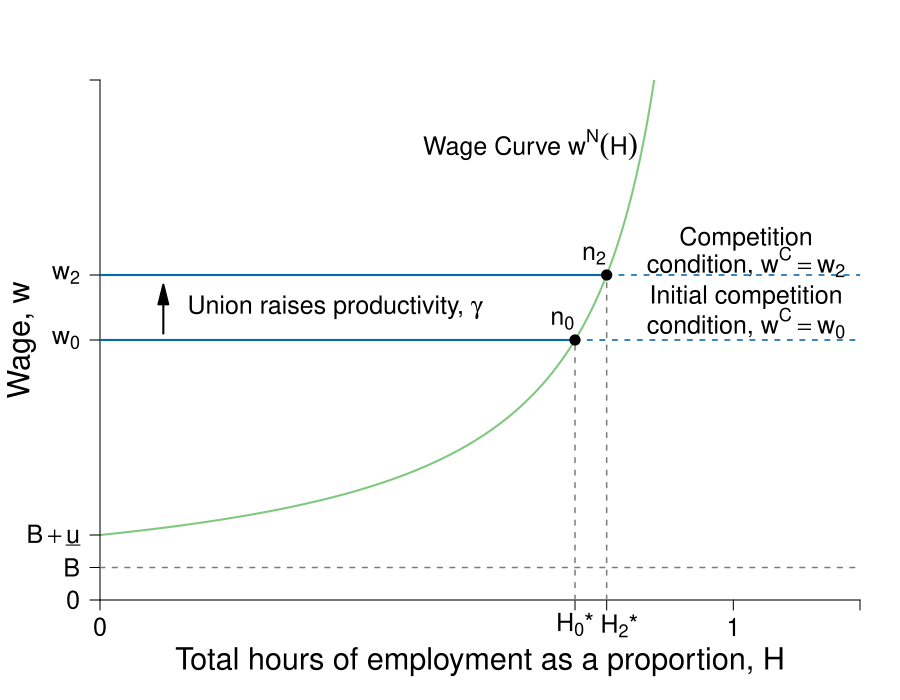

Reproduce this figure in R.
require(shape)
require(plotrix)
pdf(file = "employment/employment_unions.pdf", width = 9, height = 7)

#Set parameters for graphics
pointsize <- 1.8
axislabelsize <- 1.8
labelsize <- 1.5
namesize <- 1.8
annotatesize <- 1.5
graphlinewidth <- 2
segmentlinewidth <- 1.5

COL <- c("#7fc97f", "#beaed4", "#fdc086", "#ffff99", "#386cb0", "#f0027f", "#bf5b17", "#666666")
COLA <- c("#e0f3db", "#99d8c9","#66c2a4","#41ae76", "#238b45", "#005824")
COLB <- c("#c6dbef", "#4eb3d3", "#2b8cbe", "#0868ac","#084081")
COLC <- c("#fcfbfd", "#efedf5", "#dadaeb", "#bcbddc", "#9e9ac8", "#807dba", "#6a51a3", "#54278f", "#3f007d")
grays <- gray.colors(25, start = 1, end = 0, alpha = 1)

WageFn <- function(H, delta = 5) {
  delta /(1 - H)
}

#COL <- c("#1B9E77", "#D95F02", "#7570B3", "#E7298A", "#66A61E", "#E6AB02", "#A6761D", "#666666")
COL <- c("#7fc97f", "#beaed4", "#fdc086", "#ffff99")
par(mar =  c(5, 6, 4, 4))
xlims <- c(0, 1.2)
ylims <- c(0, 40)


plot(0, 0, xlim = xlims, ylim = ylims, type = "n",
     xlab = expression(paste("Total hours of employment as a proportion, ", H)),
     ylab = expression(paste("Wage, ", w)),
     xaxt = "n", 
     yaxt = "n",
     cex.lab = axislabelsize, 
     bty = "n", 
     xaxs = "i", 
     yaxs = "i")

npts <- 500 
npts2 <- 501
#Specify the sequences of points for graphing. 
xx1 <- seq(xlims[1], 0.9, length.out = npts)
xx2 <- seq(xlims[1], xlims[2], length.out = npts)
xx3 <- seq(xlims[1], xlims[2], length.out = npts2)
xx4 <- seq(xlims[1], 25, length.out = npts2)

#Draw the lines for the graphs
lines(xx1, WageFn(xx1), col = COLA[4], lwd = graphlinewidth)
#lines(xx2, solowCondition(xx2, delta = 5), col = COL[3], lwd = 4)
#lines(xx2, solowInfeas(xx2, delta = 5), col = COL[1], lwd = 4, lty = 2)

#Customize ticks and labels for the plot
ticksy <- c(0, 2.5, 5, 20, 25,  40)
ylabels <- c(0, expression(paste(B)), expression(paste(B+underline(u))), expression(paste(w[0])), expression(paste(w[2])), NA)
ticksx <- c(0, 0.75, 0.8, 1, xlims[2])
#xlabels <- c(0, expression(paste(H[0],"*")), expression(paste(H[2],"*")), 1.0, NA)
xlabels <- c(0, expression(paste(H[0],"*")), NA, 1.0, NA)
axis(1, at = ticksx, pos = 0, labels = xlabels, cex.axis = labelsize)
axis(2, at = ticksy, pos = 0, labels = ylabels, las = 1, cex.axis = labelsize)

#x-axis tick label 
text(0.82, -2, expression(paste(H[2],"*")), cex = labelsize,xpd = TRUE)

#Annotation of the  graphs
text(0.65, 35, expression(paste("Wage Curve ", w^N*(H))), cex = labelsize)

#segments(1, 0, 1, 42, lty = 2, lwd = 3, col = "darkgray")
segments(0.75, 0, 0.75, 20, lty = 2, lwd = segmentlinewidth, col = grays[20], xpd = TRUE)

#Arrows(0.85, 15, 0.85, 24, col = "black", lty = 1, lwd = 2, arr.type = "triangle")
#Arrows(0.85, 15, 0.85, 6, col = "black", lty = 1, lwd = 2, arr.type = "triangle")
#text(0.98, 14.5, expression(paste("Employment rent")))
#text(0.98, 12.5, expression(paste("increases with union")))

#Original Zero profit condition 
segments(0, 20, 0.75, 20, lty = 1, lwd = graphlinewidth, col = COLB[4])
segments(0.75, 20, 1.2, 20, lty = 2, lwd = segmentlinewidth, col = COLB[4])

points(0.75, 20, pch = 16, col = "black", cex = 1.5)
text(0.73, 21.5, expression(paste(n[0])), cex = labelsize)


#Union Zero profit condition 
segments(0, 25, 0.8, 25, lty = 1, lwd = graphlinewidth, col = COLB[4])
segments(0.8, 25, 1.2, 25, lty = 2, lwd = segmentlinewidth, col = COLB[4])


Arrows(0.1, 20.5, 0.1, 23.5, col = "black", lty = 1, lwd = 2, arr.type = "triangle")
text(0.37, 22.5, expression(paste("Union raises productivity, ", gamma)), cex = labelsize)

segments(0.8, 0, 0.8, 25, lty = 2, lwd = segmentlinewidth, col = grays[20])
points(0.8, 25, pch = 16, col = "black", cex = 1.5)
text(0.78, 26.5, expression(paste(n[2])), cex = labelsize)
text(1.02, 27.9, expression(paste("Competition")), cex = labelsize)
text(1.02, 26.1, expression(paste("condition, ", w^C == w[2])), cex = labelsize)



#Unemployment benefits & a
#segments(0, 5, 1.2, 5, lty = 2, lwd = 2, col = "darkgray")
segments(0, 2.5, 1.2, 2.5, lty = 2, lwd = segmentlinewidth, col = grays[20])

#Zero profit condition
text(1.02, 23.3, expression(paste("Initial competition")), cex = labelsize)
text(1.02, 21.3, expression(paste("condition, ", w^C == w[0])), cex = labelsize)
#text(0.97, 6, expression(paste(B + a)))
#text(0.97, 3.5, expression(paste(B, " (unemployment benefits)")))
#text(1.08, 36, expression(paste("level of")))
#text(1.08, 34, expression(paste("employment, ", bar(H))))


dev.off()
